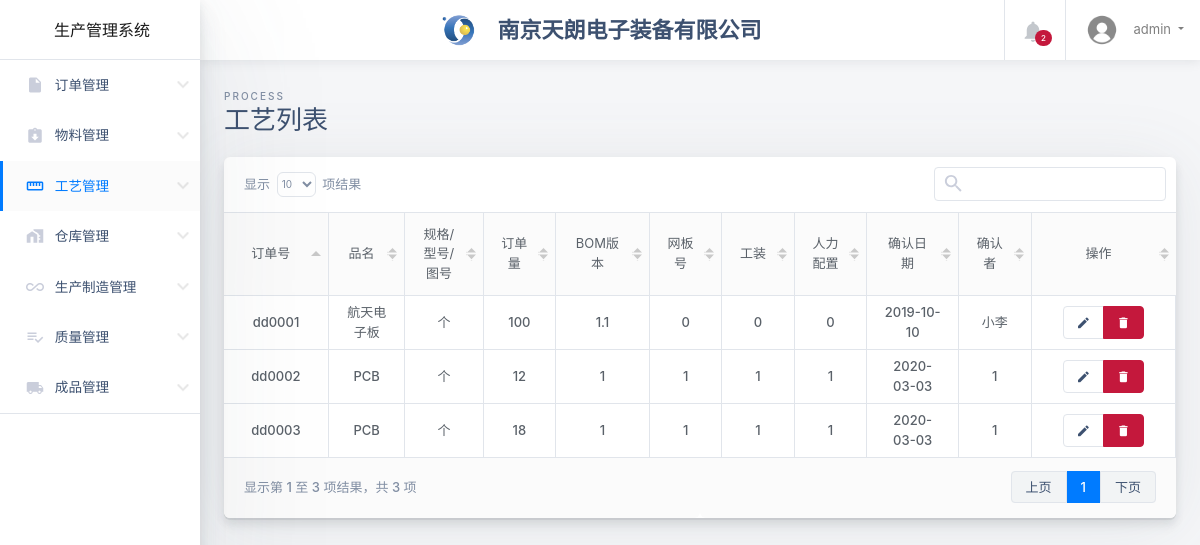
The app's page /process.php (signed in) with its own data.
### tables this page shows
CREATE TABLE `process` (
  `id` int(255) NOT NULL AUTO_INCREMENT,
  `order_id` varchar(20) NOT NULL COMMENT '订单号',
  `bom` varchar(10) DEFAULT NULL COMMENT 'bom版本',
  `stencil` varchar(20) DEFAULT NULL COMMENT '网板号',
  `tooling` varchar(20) DEFAULT NULL COMMENT '工装',
  `personal_allocation` varchar(20) DEFAULT NULL COMMENT '人力配置',
  `process_confirmation_data` date DEFAULT NULL COMMENT '确认日期',
  `process_confirmor` varchar(20) DEFAULT NULL COMMENT '确认者',
  PRIMARY KEY (`id`,`order_id`) USING BTREE
);

CREATE TABLE `orders` (
  `id` int(255) NOT NULL AUTO_INCREMENT,
  `order_id` varchar(20) NOT NULL,
  `order_name` varchar(255) DEFAULT NULL,
  `order_type` varchar(255) DEFAULT NULL,
  `order_volume` int(20) DEFAULT NULL,
  `order_client` varchar(255) DEFAULT NULL,
  `order_start` date DEFAULT NULL,
  `order_end` date DEFAULT NULL,
  PRIMARY KEY (`id`,`order_id`) USING BTREE,
  UNIQUE KEY `order_id` (`order_id`)
);

### process.php (the view, shortened to what this page needs)
<!DOCTYPE html>
<html class="no-js h-100" lang="zh-CN">
<head>
  <?php include('head.php') ?>
</head>
<body class="h-100">
  <div class="container-fluid ">
    <div class="row">
      <?php include('sidebar.php') ?>
      <main class="main-content col-lg-10 col-md-9 col-sm-12 p-0 offset-lg-2 offset-md-3">
        <div class="main-navbar sticky-top bg-white">
          <?php include('navbar.php') ?>
        </div>
        <div class="main-content-container container-fluid px-4 mb-4">
          <div class="page-header row no-gutters py-4">
            <div class="col-12 col-sm-6 text-center text-sm-left mb-4 mb-sm-0">
              <span class="text-uppercase page-subtitle">process</span>
              <h3 class="page-title">工艺列表</h3>
            </div>
          </div>
          <table class="transaction-history d-none">
            <thead>
			<tr>
                <th>订单号</th>
                <th>品名</th>
                <th>规格/型号/图号</th>
                <th>订单量</th>
                <th>BOM版本</th>
                <th>网板号</th>
                <th>工装</th>
                <th>人力配置</th>
                <th>确认日期</th>
                <th>确认者</th>
                <th>操作</th>
            </tr>
            </thead>
            <tbody>
              <?php
              require_once('conn.php');
              $sql="select * from process,orders where orders.order_id=process.order_id";
              $result=mysqli_query($conn,$sql);
              $loginNum=mysqli_num_rows($result);
              for($i=0; $i<$loginNum; $i++){
                $row = mysqli_fetch_assoc($result);
                echo "<tr>";
                echo "<td>{$row['order_id']}</td>";
                echo "<td>{$row['order_name']}</td>";
                echo "<td>{$row['order_type']}</td>";
                echo "<td>{$row['order_volume']}</td>";
                echo "<td>{$row['bom']}</td>";
                echo "<td>{$row['stencil']}</td>";
                echo "<td>{$row['tooling']}</td>";
				echo "<td>{$row['personal_allocation']}</td>";
				echo "<td>{$row['process_confirmation_data']}</td>";
                echo "<td>{$row['process_confirmor']}</td>";
                echo "<td>
                <div class='btn-group btn-group-sm' role='group' aria-label='Table row actions'>
                <button type='button' class='btn btn-white'>
                <i class='material-icons'>&#xE254;</i>
                </button>
                <button type='button' class='btn btn-danger'>
                <i class='material-icons'>&#xE872;</i>
                </button>
                </div>
                </td>";
                echo "</tr>";
              }
              ?>
            </tbody>
          </table>
        </div>
      </main>
    </div>
  </div>
</body>
</html>

### head.php (shortened to what this page needs)
<link rel="stylesheet" href="styles/all.css">
<link rel="stylesheet" href="styles/icon.css">
<link rel="stylesheet" href="styles/bootstrap.css">
<link rel="stylesheet" href="styles/shards-dashboards.1.3.1.css?v=20200115" id="main-stylesheet" data-version="1.3.1">
<link rel="stylesheet" href="styles/extras.1.3.1.min.css">
<link rel="stylesheet" href="styles/responsive.dataTables.css">
<link rel="stylesheet" href="styles/font-awesome.css">
<link rel="stylesheet" href="styles/bootstrap-select.css">

### sidebar.php (shortened to what this page needs)
<aside class="main-sidebar col-12 col-md-3 col-lg-2 px-0">
  <div class="main-navbar">
    <nav class="navbar align-items-stretch navbar-light bg-white flex-md-nowrap border-bottom p-0">
      <a class="navbar-brand w-100 mr-0" href="welcome.php" style="line-height: 25px;">
        <div class="d-table m-auto">
          <span class="  d-md-inline ml-1">生产管理系统</span>
        </div>
      </a>
    </nav>
  </div>
  <div class="nav-wrapper">
    <ul class="nav nav--no-borders flex-column">
      <li class="nav-item dropdown aaa">
        <a class="nav-link dropdown-toggle" data-toggle="dropdown" href="order" role="button" aria-haspopup="true" aria-expanded="false">
          <i class="material-icons">insert_drive_file</i>
          <span>订单管理</span>
        </a>
      </li>
      <li class="nav-item  dropdown aaa">
        <a class="nav-link dropdown-toggle" data-toggle="dropdown" href="material" role="button" aria-haspopup="true" aria-expanded="false">
          <i class="material-icons">assignment_returned</i>
          <span>物料管理</span>
        </a>
      </li>
      <li class="nav-item dropdown aaa">
        <a class="nav-link dropdown-toggle" data-toggle="dropdown" href="process" role="button" aria-haspopup="true" aria-expanded="false">
          <i class="material-icons">straighten</i>
          <span>工艺管理</span>
        </a>
      </li>
      <li class="nav-item dropdown aaa">
        <a class="nav-link dropdown-toggle" data-toggle="dropdown" href="warehouse" role="button" aria-haspopup="true" aria-expanded="false">
          <i class="material-icons">home_work</i>
          <span>仓库管理</span>
        </a>
      </li>
      <li class="nav-item dropdown aaa">
        <a class="nav-link dropdown-toggle" data-submenu="true" data-toggle="dropdown" href="workshop" role="button" aria-haspopup="true" aria-expanded="false">
          <i class="material-icons">all_inclusive</i>
          <span>生产制造管理</span>
        </a>
      </li>
      <li class="nav-item dropdown aaa">
        <a class="nav-link dropdown-toggle" data-toggle="dropdown" href="quality" role="button" aria-haspopup="true" aria-expanded="false">
          <i class="material-icons">playlist_add_check</i>
          <span>质量管理</span>
        </a>
      </li>
      <li class="nav-item dropdown aaa">
        <a class="nav-link dropdown-toggle" data-toggle="dropdown" href="product" role="button" aria-haspopup="true" aria-expanded="false">
          <i class="material-icons">local_shipping</i>
          <span>成品管理</span>
        </a>
      </li>
    </ul>
  </div>
</aside>

### navbar.php (shortened to what this page needs)
<nav class="navbar align-items-stretch navbar-light flex-md-nowrap p-0">
  <div  class=" w-100 d-none d-md-flex d-lg-flex">
    <div class="d-table " style="margin-top: auto !important;margin-right: auto !important;margin-bottom: auto !important;margin-left: auto !important;">
      <img id="main-logo" class="d-inline-block align-top mr-1" style="max-height: 33px;" src="images/TLlogo-1.png" alt="Dashboard">
      <a class="d-md-inline ml-1" style="font-size: 22px; color: #3d5170; font-weight: 900;">&nbsp&nbsp&nbsp南京天朗电子装备有限公司</a>
    </div>
  </div>
  <ul class="navbar-nav border-left flex-row ">
    <li class="nav-item border-right dropdown notifications">
      <a class="nav-link nav-link-icon text-center" href="#" role="button" id="dropdownMenuLink" data-toggle="dropdown" aria-haspopup="true" aria-expanded="false">
        <div class="nav-link-icon__wrapper">
          <i class="material-icons">&#xE7F4;</i>
          <span class="badge badge-pill badge-danger">2</span>
        </div>
      </a>
    </li>
    <li class="nav-item dropdown">
      <a class="nav-link dropdown-toggle text-nowrap px-3" data-toggle="dropdown" href="#" role="button" aria-haspopup="true" aria-expanded="false">
        <img class="user-avatar rounded-circle mr-2" src="images/avatars/ren.png" alt="User Avatar"> <span class="d-none d-md-inline-block"><?php echo $_SESSION['user'];?></span>
      </a>
    </li>
  </ul>
</nav>

### records on screen
process: orders.order_id "dd0001", orders.order_name "航天电子板", orders.order_type "个", orders.order_volume "100", bom "1.1", stencil "0", tooling "0", personal_allocation "0", process_confirmation_data "2019-10-10", process_confirmor "小李"
process: orders.order_id "dd0002", orders.order_name "PCB", orders.order_type "个", orders.order_volume "12", bom "1", stencil "1", tooling "1", personal_allocation "1", process_confirmation_data "2020-03-03", process_confirmor "1"
process: orders.order_id "dd0003", orders.order_name "PCB", orders.order_type "个", orders.order_volume "18", bom "1", stencil "1", tooling "1", personal_allocation "1", process_confirmation_data "2020-03-03", process_confirmor "1"

### other values on screen
$_SESSION['user'] "admin"
